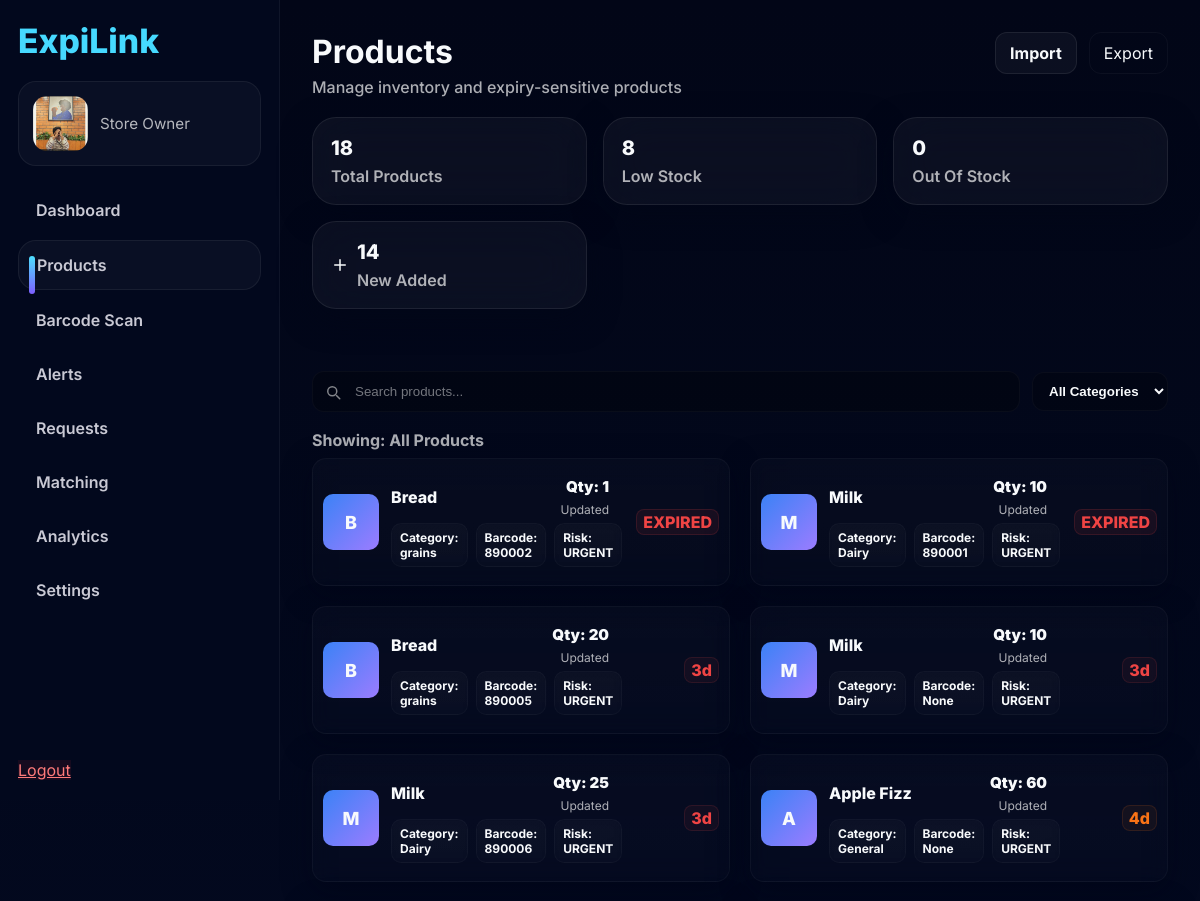
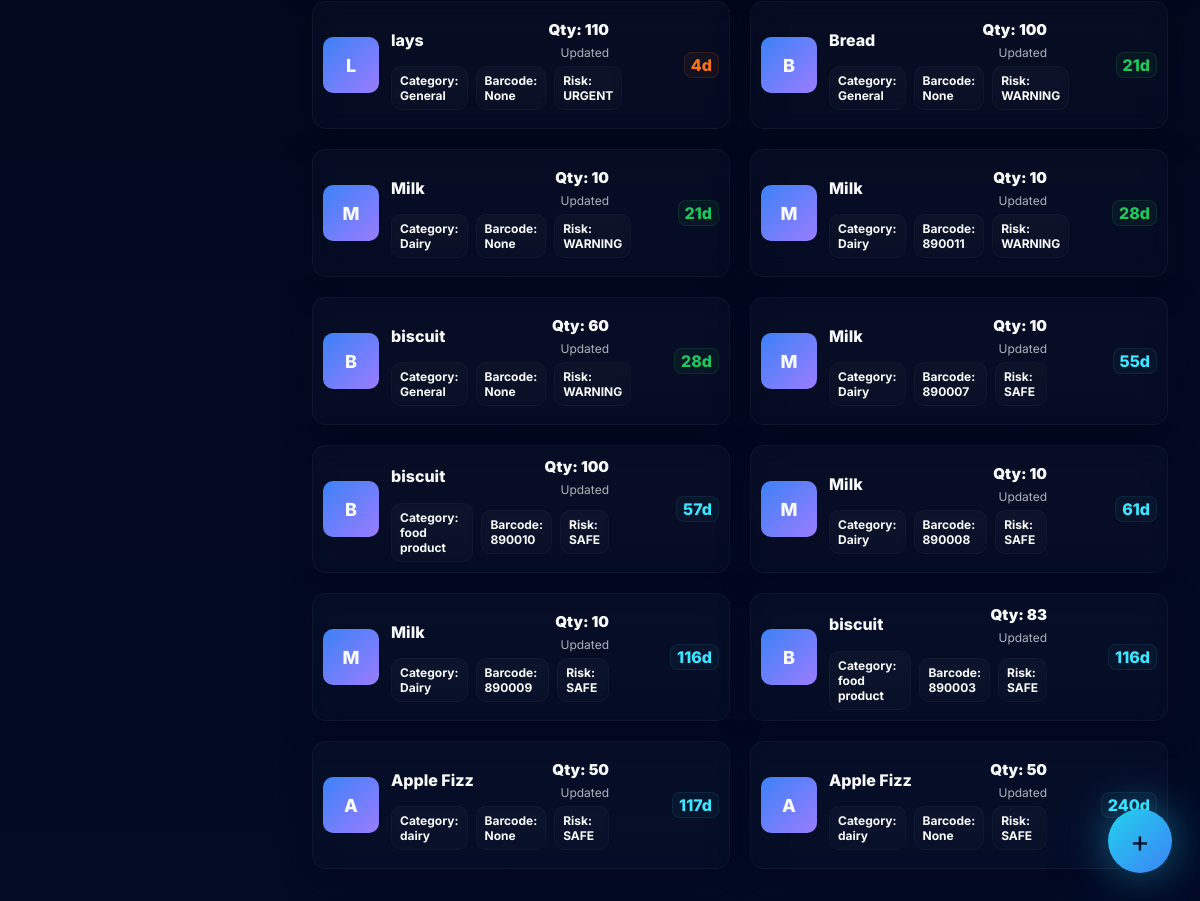
Screenshot of /products/ with the database file from the repository (2 pictures, top to bottom).
### stores/models.py (models this page shows, shortened)
class Product(models.Model):
    product_name = models.CharField(max_length=100)
    category = models.CharField(
    max_length=100,
    default="General"
)
    supplier = models.CharField(
    max_length=100,
    default="Unknown"
)
    barcode = models.CharField(
    max_length=50,
    blank=True,
    null=True,
    unique=True
)
    batch_number = models.CharField(max_length=50)
    incoming_date = models.DateField()
    expiry_date = models.DateField()
    quantity = models.IntegerField()
    price = models.FloatField(default=0)
    demand = models.IntegerField(default=0)
    store = models.ForeignKey(
        Store,
        on_delete=models.CASCADE
    )
    @property
    def days_left(self):
        return (self.expiry_date - date.today()).days
    @property
    def alert_level(self):
        if self.days_left <= 7:
            return "URGENT"
        elif self.days_left <= 30:
            return "WARNING"
        else:
            return "SAFE"

### stores/views.py (the view, shortened to what this page needs)
# urls.py: path('products/', products, name='products'),
@require_http_methods(["GET", "POST"])
def products(request):
    from datetime import date
    from django.db.models import F
    qs = Product.objects.all().order_by(F('expiry_date').asc(nulls_last=True), 'product_name')
    query = request.GET.get('q')
    category = request.GET.get('category')
    expiry = request.GET.get('expiry')
    view_mode = request.GET.get('view')
    if query:
        qs = qs.filter(product_name__icontains=query) | qs.filter(category__icontains=query)
    if category and category != '':
        qs = qs.filter(category=category)
    if view_mode == 'out_of_stock':
        qs = qs.filter(quantity=0)
    elif view_mode == 'low_stock':
        qs = qs.filter(quantity__lt=20)
    from datetime import timedelta
    today = date.today()
    if expiry == 'expired':
        qs = qs.filter(expiry_date__lt=today)
    elif expiry == 'today':
        qs = qs.filter(expiry_date=today)
    elif expiry == 'within7':
        qs = qs.filter(expiry_date__gte=today, expiry_date__lte=today + timedelta(days=7))
    elif expiry == 'within30':
        qs = qs.filter(expiry_date__gte=today, expiry_date__lte=today + timedelta(days=30))
    elif expiry == 'this_month':
        first = today.replace(day=1)
        import calendar
        last = today.replace(day=calendar.monthrange(today.year, today.month)[1])
        qs = qs.filter(expiry_date__gte=first, expiry_date__lte=last)
    elif expiry == 'this_year':
        first = today.replace(month=1, day=1)
        last = today.replace(month=12, day=31)
        qs = qs.filter(expiry_date__gte=first, expiry_date__lte=last)
    categories = Product.objects.values_list('category', flat=True).distinct()
    total = Product.objects.count()
    low_stock = Product.objects.filter(quantity__lt=20).count()
    out_of_stock = Product.objects.filter(quantity=0).count()
    from datetime import timedelta
    cutoff = date.today() - timedelta(days=7)
    near_expiry = Product.objects.filter(incoming_date__isnull=False, incoming_date__gte=cutoff).count()
    expiring_week_count = 0
    context = {
        'products': qs,
        'categories': categories,
        'product_count': total,
        'low_stock': low_stock,
        'out_of_stock': out_of_stock,
        'near_expiry': near_expiry,
        'expiring_week_count': expiring_week_count,
    }
    return render(request, 'products.html', context)

### templates/products.html (shortened to what this page needs)
<!doctype html>
<html lang="en">
<head>
</head>
{% load static %}
<body>
  {% include 'components/sidebar.html' %}
  <main class="page">
    <div class="container">
      <header class="header">
        <div class="title-wrap">
          <h1>Products</h1>
          <div class="subtitle">Manage inventory and expiry-sensitive products</div>
        </div>
        <div style="display:flex;gap:12px;align-items:center">
          <div style="background:var(--glass);border:1px solid var(--glass-border);padding:10px 14px;border-radius:12px;font-weight:700;">Import</div>
          <div style="background:transparent;border:1px solid rgba(255,255,255,0.04);padding:10px 14px;border-radius:12px;">Export</div>
        </div>
      </header>
      <section class="stats">
        <div class="stat-card">
          <div class="stat-value">{{ product_count }}</div>
          <div class="stat-label">Total Products</div>
        </div>
        <div class="stat-card">
          <div class="stat-value">{{ low_stock }}</div>
          <div class="stat-label">Low Stock</div>
        </div>
        <div class="stat-card">
          <div class="stat-value">{{ out_of_stock }}</div>
          <div class="stat-label">Out Of Stock</div>
        </div>
        <div class="stat-card">
          <div style="display:flex;align-items:center;gap:8px">
            <svg width="18" height="18" viewBox="0 0 24 24" fill="none" xmlns="http://www.w3.org/2000/svg"><path d="M12 5v14M5 12h14" stroke="currentColor" stroke-width="2" stroke-linecap="round" stroke-linejoin="round"/></svg>
            <div style="display:flex;flex-direction:column">
              <div class="stat-value">{{ near_expiry }}</div>
              <div class="stat-label">New Added</div>
            </div>
          </div>
        </div>
      </section>
      <div class="layout">
        <section>
          <div class="filters">
              <div class="search" style="position:relative">
              <input id="liveSearch" class="input" style="padding-left:42px" placeholder="Search products..." />
            </div>
            <select id="categoryFilter" class="select">
              <option value="">All Categories</option>
            </select>
          </div>
          <div class="products-container">
            <div id="filterLabel" style="color:var(--muted);margin-bottom:8px;font-weight:700">Showing: All Products</div>
            <div id="inventoryGrid" class="products-grid">
            {% for product in products %}
              <article class="prod-card" data-id="{{ product.id }}">
                <div class="prod-top">
                  <div class="prod-thumb">{{ product.product_name|first|upper }}</div>
                  <div style="flex:1;min-width:0">
                    <div style="display:flex;align-items:center;justify-content:space-between;gap:12px">
                      <div class="prod-name">{{ product.product_name }}</div>
                      <div class="right-meta">
                        <div style="font-weight:900;font-size:15px">Qty: {{ product.quantity }}</div>
                        <div style="color:var(--muted);font-size:12px">Updated {{ product.updated_at|date:"M d" }}</div>
                      </div>
                    </div>
                    <div class="prod-row">
                            <div class="chip">Category: {{ product.category }}</div>
                            <div class="chip">Barcode: {{ product.barcode }}</div>
                      <div class="chip">Risk: {{ product.alert_level }}</div>
                    </div>
                  </div>
                  <div style="margin-left:12px;display:flex;flex-direction:column;align-items:flex-end;justify-content:center;min-width:86px">
                    {% if product.days_left is None %}
                      <div class="expiry long">—</div>
                    {% elif product.days_left < 0 %}
                      <div class="expiry expired">EXPIRED</div>
                    {% elif product.days_left <= 3 %}
                      <div class="expiry very-short">{{ product.days_left }}d</div>
                    {% elif product.days_left <= 7 %}
                      <div class="expiry short">{{ product.days_left }}d</div>
                    {% elif product.days_left <= 30 %}
                      <div class="expiry medium">{{ product.days_left }}d</div>
                    {% else %}
                      <div class="expiry long">{{ product.days_left }}d</div>
                    {% endif %}
                  </div>
                </div>
              </article>
            {% empty %}
              <div style="color:var(--muted);padding:18px;background:var(--glass);border:1px solid var(--glass-border);border-radius:12px">No products yet</div>
            {% endfor %}
            </div>
          </div>
        </section>
      </div>
    </div>
  </main>
  <div class="fab" id="addFab" title="Add Product">+</div>
</body>
</html>

### templates/components/sidebar.html (shortened to what this page needs)
{% load static %}
<aside class="sidebar">
  <div class="logo">ExpiLink</div>
    <div class="profile-card">
    <img src="{% static 'images/profile_photo.png' %}" alt="avatar">
    <div>
      <div style="color:rgba(255,255,255,.7);font-size:0.95rem">Store Owner</div>
    </div>
  </div>
  <nav class="sidebar-nav" aria-label="Primary Navigation">
    <a href="{% url 'dashboard' %}" class="{% if request.path == '/dashboard/' %}active{% endif %}">Dashboard</a>
    <a href="{% url 'products' %}" class="{% if request.path == '/products/' %}active{% endif %}">Products</a>
    <a href="{% url 'barcode_scan' %}" class="{% if request.path == '/barcode-scan/' %}active{% endif %}">Barcode Scan</a>
    <a href="{% url 'alerts' %}" class="{% if request.path == '/alerts/' %}active{% endif %}">Alerts</a>
    <a href="{% url 'requests' %}" class="{% if request.path == '/requests/' %}active{% endif %}">Requests</a>
    <a href="{% url 'matching' %}" class="{% if request.path == '/matching/' %}active{% endif %}">Matching</a>
    <a href="{% url 'analytics' %}" class="{% if request.path == '/analytics/' %}active{% endif %}">Analytics</a>
    <a href="{% url 'settings' %}" class="{% if request.path == '/settings/' %}active{% endif %}">Settings</a>
  </nav>
  <div class="sidebar-bottom">
    <a href="{% url 'logout' %}" class="logout">Logout</a>
  </div>
</aside>

### templates/components/sidebar.html (style rules this page uses)
.sidebar { width:280px; min-height:100vh; position:fixed; left:0; top:0; background:#02081d; border-right:1px solid rgba(255,255,255,.05); padding:30px 20px; display:flex; flex-direction:column; }
.logo h1, .logo { font-size:2.1rem; margin-bottom:20px; color:#46d9ff; font-weight:800; }
.profile-card { display:flex; align-items:center; gap:12px; background:rgba(255,255,255,.03); border:1px solid rgba(255,255,255,.06); border-radius:18px; padding:14px; margin-bottom:20px; }
.profile-card img { width:55px; height:55px; border-radius:14px; object-fit:cover; }
.sidebar-nav { display:flex; flex-direction:column; gap:6px; }
.sidebar-nav a { position:relative; padding:14px 18px; color:#c9c9d4; text-decoration:none; border-radius:18px; font-weight:600; font-size:1rem; }
.sidebar-nav a.active { background:rgba(255,255,255,.03); border:1px solid rgba(255,255,255,.06); }
.sidebar-nav a.active::before { content:''; position:absolute; left:10px; top:15px; width:6px; height:38px; border-radius:20px; background:linear-gradient(to bottom,#4de0ff,#7d5fff); }
.sidebar-bottom { margin-top:auto; }
.logout { background:rgba(255,60,60,.08); color:#ff7a7a !important; }
.sidebar { padding:20px 18px; overflow-y:auto; }

### rows the page displays
Product: product_name|first "B", product_name "Bread", quantity "1", category "grains", barcode "890002", alert_level "URGENT", shows "EXPIRED"
Product: product_name|first "M", product_name "Milk", quantity "10", category "Dairy", barcode "890001", alert_level "URGENT", shows "EXPIRED"
Product: product_name|first "B", product_name "Bread", quantity "20", category "grains", barcode "890005", alert_level "URGENT", days_left "3"
Product: product_name|first "M", product_name "Milk", quantity "10", category "Dairy", barcode "None", alert_level "URGENT", days_left "3"
Product: product_name|first "M", product_name "Milk", quantity "25", category "Dairy", barcode "890006", alert_level "URGENT", days_left "3"
Product: product_name|first "A", product_name "Apple Fizz", quantity "60", category "General", barcode "None", alert_level "URGENT", days_left "4"
Product: product_name|first "L", product_name "lays", quantity "110", category "General", barcode "None", alert_level "URGENT", days_left "4"
Product: product_name|first "B", product_name "Bread", quantity "100", category "General", barcode "None", alert_level "WARNING", days_left "21"
Product: product_name|first "M", product_name "Milk", quantity "10", category "Dairy", barcode "None", alert_level "WARNING", days_left "21"
Product: product_name|first "M", product_name "Milk", quantity "10", category "Dairy", barcode "890011", alert_level "WARNING", days_left "28"
Product: product_name|first "B", product_name "biscuit", quantity "60", category "General", barcode "None", alert_level "WARNING", days_left "28"
Product: product_name|first "M", product_name "Milk", quantity "10", category "Dairy", barcode "890007", alert_level "SAFE", days_left "55"
Product: product_name|first "B", product_name "biscuit", quantity "100", category "food product", barcode "890010", alert_level "SAFE", days_left "57"
Product: product_name|first "M", product_name "Milk", quantity "10", category "Dairy", barcode "890008", alert_level "SAFE", days_left "61"
Product: product_name|first "M", product_name "Milk", quantity "10", category "Dairy", barcode "890009", alert_level "SAFE", days_left "116"
Product: product_name|first "B", product_name "biscuit", quantity "83", category "food product", barcode "890003", alert_level "SAFE", days_left "116"
Product: product_name|first "A", product_name "Apple Fizz", quantity "50", category "dairy", barcode "None", alert_level "SAFE", days_left "117"
Product: product_name|first "A", product_name "Apple Fizz", quantity "50", category "dairy", barcode "None", alert_level "SAFE", days_left "240"

### other values shown
{{ product_count }} "18"
{{ low_stock }} "8"
{{ out_of_stock }} "0"
{{ near_expiry }} "14"
